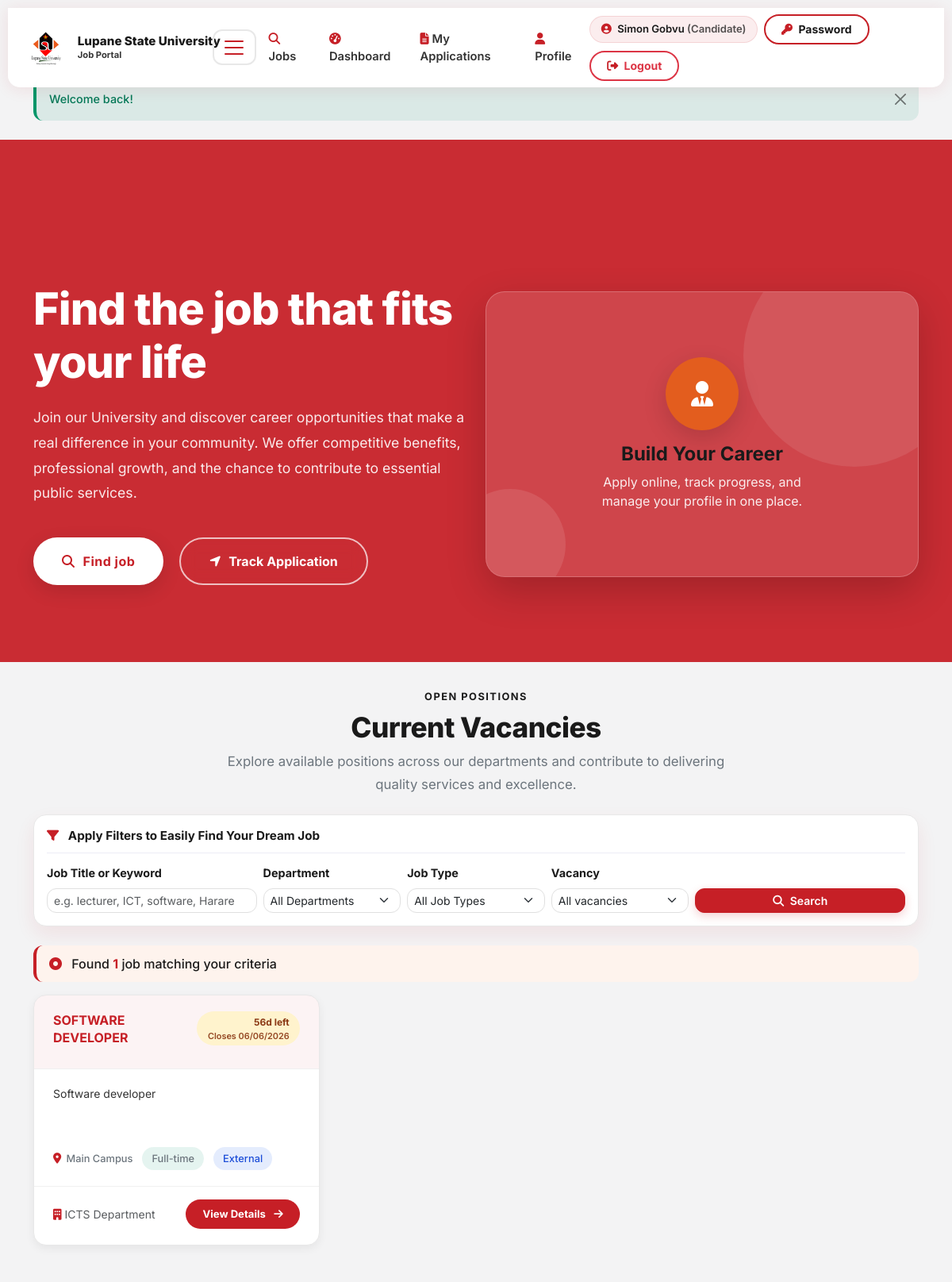
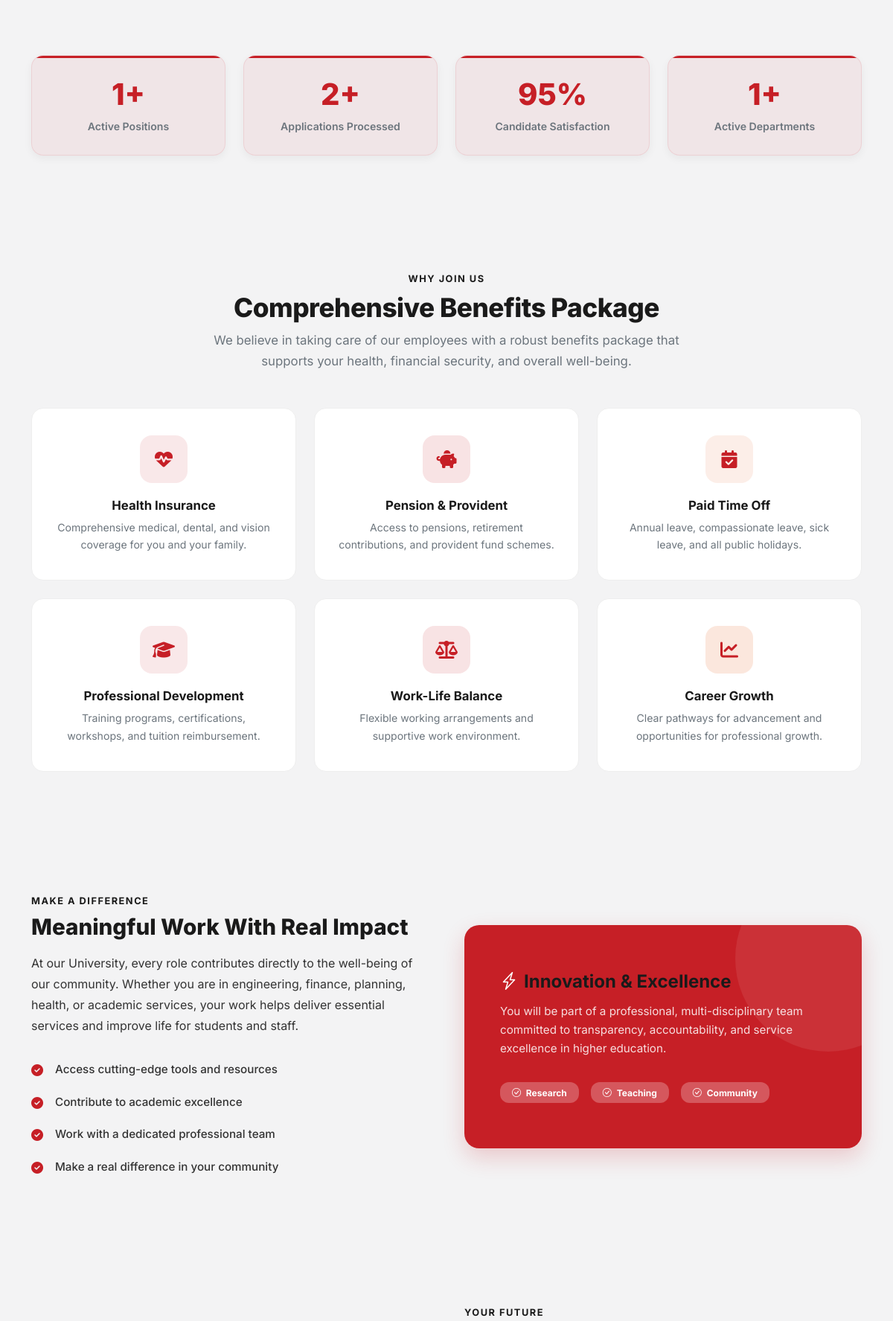
Screenshot of / (signed in, upper part) with the database file from the repository (2 pictures, top to bottom).
### tables this page shows
CREATE TABLE `jobs` (
  `job_id` int(11) NOT NULL,
  `title` varchar(255) NOT NULL,
  `department` varchar(100) DEFAULT NULL,
  `description` text NOT NULL,
  `requirements` text DEFAULT NULL,
  `qualifications` text DEFAULT NULL,
  `location` varchar(255) DEFAULT NULL,
  `job_type` enum('Full-time','Part-time','Contract','Internship') DEFAULT 'Full-time',
  `vacancy_scope` enum('Internal','External') NOT NULL DEFAULT 'External',
  `salary_min` decimal(10,2) DEFAULT NULL,
  `salary_max` decimal(10,2) DEFAULT NULL,
  `posted_by` int(11) NOT NULL COMMENT 'HR user_id',
  `status` enum('Draft','Pending Approval','Active','Closed','Cancelled') DEFAULT 'Draft',
  `approved_by` int(11) DEFAULT NULL COMMENT 'Management user_id',
  `approved_at` datetime DEFAULT NULL,
  `application_deadline` date DEFAULT NULL,
  `max_applications` int(11) DEFAULT NULL,
  `current_applications` int(11) DEFAULT 0,
  `created_at` timestamp NOT NULL DEFAULT current_timestamp(),
  `updated_at` timestamp NOT NULL DEFAULT current_timestamp() ON UPDATE current_timestamp()
);

### index.php (the view, shortened to what the rows shown need)
<?php
$db = getDBConnection();
$page = max(1, (int)($_GET['page'] ?? 1));
$limit = 10;
$offset = ($page - 1) * $limit;
$where = "status = 'Active' AND " . sqlJobApplicationOpen();
$sql = "SELECT job_id, title, department, location, job_type, vacancy_scope, created_at, application_deadline, description, max_applications
        FROM jobs WHERE {$where} ORDER BY created_at DESC LIMIT ? OFFSET ?";
$stmt = $db->prepare($sql);
$bindIndex = 1;
$stmt->bindValue($bindIndex++, (int)$limit, PDO::PARAM_INT);
$stmt->bindValue($bindIndex++, (int)$offset, PDO::PARAM_INT);
$stmt->execute();
$jobs = $stmt->fetchAll();
require_once BASE_PATH . '/includes/header.php';
function daysLeft($deadline) {
    $now = new DateTime();
    $end = new DateTime($deadline);
    $diff = $now->diff($end);
    return (int)$diff->days;
}
function typeBadgeClass($type) {
    $map = [
        'Full-time' => 'badge-fulltime',
        'Part-time' => 'badge-parttime',
        'Contract' => 'badge-contract',
        'Internship' => 'badge-internship',
    ];
    return $map[$type] ?? 'badge-fulltime';
}
?>
<section class="hero-section">
    <div class="container">
        <div class="row align-items-center g-4 hero-layout">
            <div class="col-lg-6 hero-content">
                <h1>Find the job that fits your life</h1>
            </div>
        </div>
    </div>
</section>
<section id="open-positions" class="open-section py-5">
    <div class="container">
        <div class="text-center mb-4">
            <h2 class="section-title">Current Vacancies</h2>
        </div>
        <div class="row g-3">
            <?php foreach ($jobs as $job):
                $days = daysLeft($job['application_deadline']);
                $badgeClass = typeBadgeClass($job['job_type']);
                $vScope = vacancyScope($job['vacancy_scope'] ?? 'External');
            ?>
                <div class="col-12 col-md-6 col-lg-4">
                    <div class="job-card">
                        <div class="job-card-header">
                            <div class="job-title">
                                <a href="<?php echo BASE_URL; ?>/job.php?job_id=<?php echo (int)$job['job_id']; ?>">
                                    <?php echo escape($job['title']); ?>
                                </a>
                            </div>
                            <?php if ($days !== null && $days >= 0 && !empty($job['application_deadline'])): ?>
                                <span class="badge-deadline job-deadline-badge <?php echo $days <= 5 ? 'urgent' : ''; ?>">
                                    <span class="d-block"><?php echo $days; ?>d left</span>
                                    <span class="d-block deadline-date-line">Closes <?php echo escape(formatDateDisplay($job['application_deadline'])); ?></span>
                                </span>
                            <?php endif; ?>
                        </div>
                        <div class="job-card-body">
                            <p class="job-description"><?php echo escape($job['description']); ?></p>
                            <div class="job-meta">
                                <?php if (!empty($job['location'])): ?>
                                    <span class="meta-item"><i class="fa-solid fa-location-dot"></i><?php echo escape($job['location']); ?></span>
                                <?php endif; ?>
                                <span class="meta-item badge-type <?php echo $badgeClass; ?>"><?php echo escape($job['job_type']); ?></span>
                                <span class="meta-item badge-type <?php echo vacancyScopeBadgeClass($vScope); ?>"><?php echo escape($vScope); ?></span>
                            </div>
                        </div>
                        <div class="job-card-footer">
                            <div class="small text-muted">
                                <?php if (!empty($job['department'])): ?>
                                    <i class="fa-solid fa-building me-1"></i><?php echo escape($job['department']); ?>
                                <?php endif; ?>
                            </div>
                            <a class="btn-view-details" href="<?php echo BASE_URL; ?>/job.php?job_id=<?php echo (int)$job['job_id']; ?>">
                                View Details <i class="fa-solid fa-arrow-right ms-1"></i>
                            </a>
                        </div>
                    </div>
                </div>
            <?php endforeach; ?>
        </div>
    </div>
</section>
<section class="benefits-section">
    <div class="container">
        <div class="text-center mb-5">
            <h2 class="section-title">Comprehensive Benefits Package</h2>
        </div>
    </div>
</section>
<section class="feature-section alt-bg">
    <div class="container">
        <div class="row g-5 align-items-center">
            <div class="col-lg-6">
                <div class="feature-content">
                    <h2>Meaningful Work With Real Impact</h2>
                </div>
            </div>
        </div>
    </div>
</section>
<?php require_once BASE_PATH . '/includes/footer.php'; ?>

### rows the page displays
jobs: title "SOFTWARE DEVELOPER", application_deadline "56", application_deadline "06/06/2026", description "Software developer", location "Main Campus", job_type "Full-time", vacancy_scope "External", department "ICTS Department"

### other values shown
$label "Jobs Dashboard My Applications Profile"
$_SESSION['role_name'] "Candidate"
$flash['message'] "Welcome back!"
$total "1"
$totalActiveJobs "1"
$totalApps "2"
$totalDepts "1"
